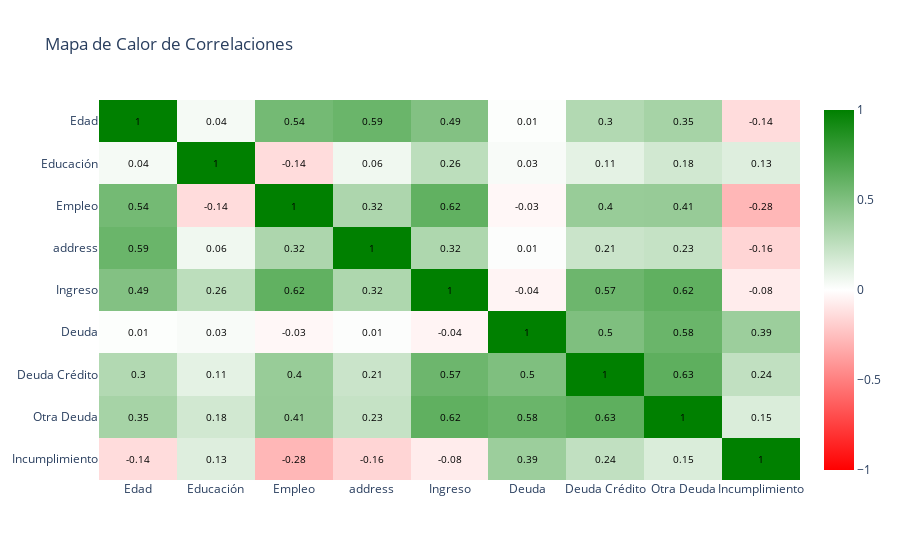
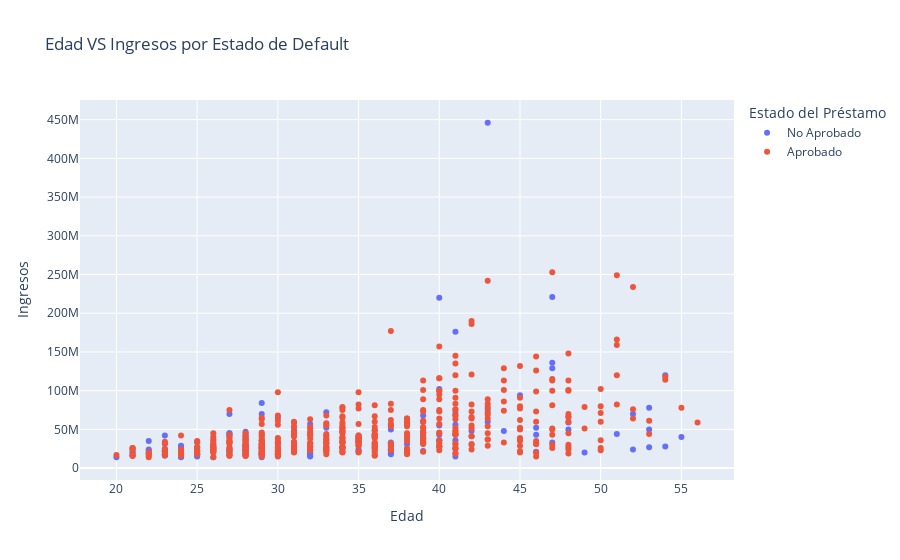
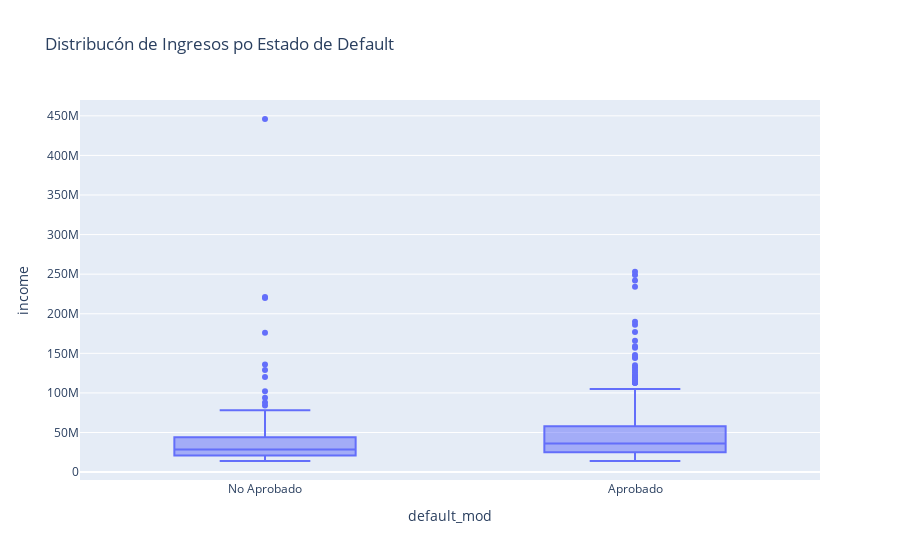
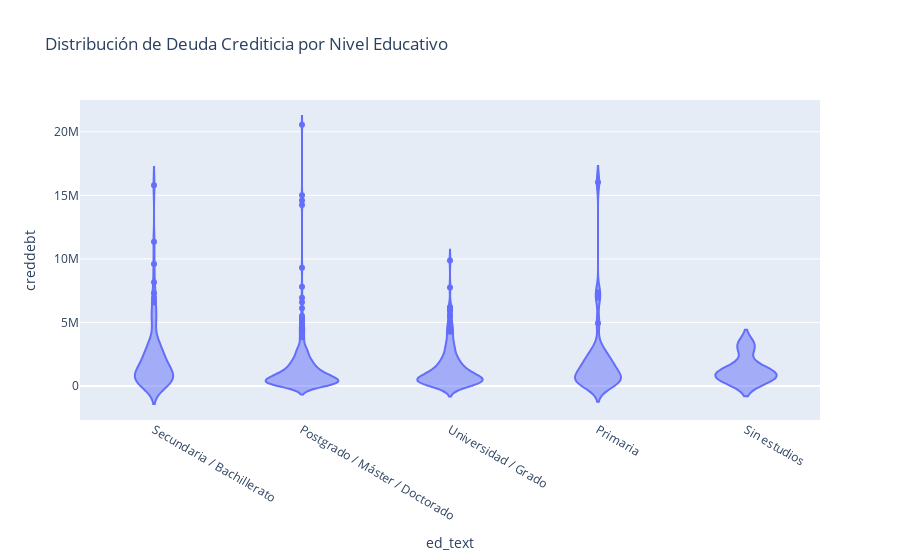

The notebook cell these images were saved under, in order:
### Markdown cell above
----- ANÁLISIS BIVARIANTE

### Code cell
def bivariante_analysis(df):
    print('=== Análisis Biriante===')
    
    default_cat= {
        0: 'Aprobado',
        1: 'No Aprobado'
    }
    # Crear una copia para no modificar el original
    df_plot = df_bank_loan.copy()
    df_plot['default_mod'] = df_plot['default'].map(default_cat)
    
    # Correlación entre variables 
    numeric_cols = df_bank_loan.select_dtypes(include=[np.number]).columns.tolist()
    corr_matrix = df_bank_loan[numeric_cols].corr()
    corr_matrix = corr_matrix.rename(columns={
    'age':'Edad',
    'ed':'Educación',
    'employ':'Empleo',
    'adress':'Dirección',
    'income':'Ingreso',
    'debtinc':'Deuda',
    'creddebt':'Deuda Crédito',
    'othdebt':'Otra Deuda',
    'default':'Incumplimiento'
    }, index={
        'age':'Edad',
        'ed':'Educación',
        'employ':'Empleo',
        'adress':'Dirección',
        'income':'Ingreso',
        'debtinc':'Deuda',
        'creddebt':'Deuda Crédito',
        'othdebt':'Otra Deuda',
        'default':'Incumplimiento'
    })

    
    fig = px.imshow(
        corr_matrix,
        text_auto=True,
        aspect='auto',
        title='Mapa de Calor de Correlaciones',
        color_continuous_scale=['red','white','green'],
        zmin=-1,
        zmax=1,
    )   
    fig.update_traces(
        text=np.round(corr_matrix.values,2),
        texttemplate='%{text}',
        textfont=dict(size=10, color='black'))  
    fig.show()
    
    # Relacion entre edad e ingresos
    fig = px.scatter(
        df_plot,x='age', y='income', color='default_mod',
        title='Edad VS Ingresos por Estado de Default',
        labels={'default_mod': 'Estado del Préstamo', 'age': 'Edad', 'income': 'Ingresos'},
        color_continuous_scale=['green','red'],
       
    )
    fig.show()
        
    #boxplot de ingresos por defeault
    fig = px.box(df_plot, x='default_mod', y='income',

                 title='Distribucón de Ingresos po Estado de Default'
    )
    fig.show()

    # Violin de deuda por educación
    fig = px.violin(
        df_bank_loan, x='ed_text', y='creddebt',
        title='Distribución de Deuda Crediticia por Nivel Educativo'
    )
    fig.show()
    
bivariante_analysis(df_bank_loan)

### Figure 1 — Plotly figure (JSON) as saved in the notebook; plotly's stock layout.template omitted (floating-point values rounded to 4 significant figures)
{"data": [{"coloraxis": "coloraxis", "hovertemplate": "x: %{x}<br>y: %{y}<br>color: %{z}<extra></extra>", "name": "0", "text": [[1.0, 0.04, 0.54, 0.59, 0.49, 0.01, 0.3, 0.35, -0.14], [0.04, 1.0, -0.14, 0.06, 0.26, 0.03, 0.11, 0.18, 0.13], [0.54, -0.14, 1.0, 0.32, 0.62, -0.03, 0.4, 0.41, -0.28], [0.59, 0.06, 0.32, 1.0, 0.32, 0.01, 0.21, 0.23, -0.16], [0.49, 0.26, 0.62, 0.32, 1.0, -0.04, 0.57, 0.62, -0.08], [0.01, 0.03, -0.03, 0.01, -0.04, 1.0, 0.5, 0.58, 0.39], [0.3, 0.11, 0.4, 0.21, 0.57, 0.5, 1.0, 0.63, 0.24], [0.35, 0.18, 0.41, 0.23, 0.62, 0.58, 0.63, 1.0, 0.15], [-0.14, 0.13, -0.28, -0.16, -0.08, 0.39, 0.24, 0.15, 1.0]], "textfont": {"color": "black", "size": 10}, "texttemplate": "%{text}", "type": "heatmap", "x": ["Edad", "Educación", "Empleo", "address", "Ingreso", "Deuda", "Deuda Crédito", "Otra Deuda", "Incumplimiento"], "xaxis": "x", "y": ["Edad", "Educación", "Empleo", "address", "Ingreso", "Deuda", "Deuda Crédito", "Otra Deuda", "Incumplimiento"], "yaxis": "y", "z": [[1.0, 0.0374, 0.5444, 0.5857, 0.4868, 0.01119, 0.3029, 0.3471, -0.1379], [0.0374, 1.0, -0.1373, 0.05864, 0.2619, 0.029, 0.1052, 0.1817, 0.1309], [0.5444, -0.1373, 1.0, 0.321, 0.6178, -0.03118, 0.4037, 0.4061, -0.2821], [0.5857, 0.05864, 0.321, 1.0, 0.3164, 0.01235, 0.209, 0.227, -0.163], [0.4868, 0.2619, 0.6178, 0.3164, 1.0, -0.04126, 0.5737, 0.6222, -0.07603], [0.01119, 0.029, -0.03118, 0.01235, -0.04126, 1.0, 0.5018, 0.5849, 0.3888], [0.3029, 0.1052, 0.4037, 0.209, 0.5737, 0.5018, 1.0, 0.6331, 0.2444], [0.3471, 0.1817, 0.4061, 0.227, 0.6222, 0.5849, 0.6331, 1.0, 0.1454], [-0.1379, 0.1309, -0.2821, -0.163, -0.07603, 0.3888, 0.2444, 0.1454, 1.0]]}], "layout": {"coloraxis": {"cmax": 1, "cmin": -1, "colorscale": [[0, "red"], [0.5, "white"], [1, "green"]]}, "title": {"text": "Mapa de Calor de Correlaciones"}, "xaxis": {"anchor": "y", "domain": [0, 1]}, "yaxis": {"anchor": "x", "autorange": "reversed", "domain": [0, 1]}}}

### Figure 2 — Plotly figure (JSON) as saved in the notebook; plotly's stock layout.template omitted (floating-point values rounded to 4 significant figures; data arrays with more than 128 entries replaced by an {"elided": "..."} marker saying what was removed)
{"data": [{"hovertemplate": "Estado del Préstamo=No Aprobado<br>Edad=%{x}<br>Ingresos=%{y}<extra></extra>", "legendgroup": "No Aprobado", "marker": {"color": "#636efa", "symbol": "circle"}, "mode": "markers", "name": "No Aprobado", "orientation": "v", "showlegend": true, "type": "scatter", "x": {"elided": "183 float values"}, "xaxis": "x", "y": {"elided": "183 float values"}, "yaxis": "y"}, {"hovertemplate": "Estado del Préstamo=Aprobado<br>Edad=%{x}<br>Ingresos=%{y}<extra></extra>", "legendgroup": "Aprobado", "marker": {"color": "#EF553B", "symbol": "circle"}, "mode": "markers", "name": "Aprobado", "orientation": "v", "showlegend": true, "type": "scatter", "x": {"elided": "515 float values"}, "xaxis": "x", "y": {"elided": "515 float values"}, "yaxis": "y"}], "layout": {"legend": {"title": {"text": "Estado del Préstamo"}, "tracegroupgap": 0}, "title": {"text": "Edad VS Ingresos por Estado de Default"}, "xaxis": {"anchor": "y", "domain": [0, 1], "title": {"text": "Edad"}}, "yaxis": {"anchor": "x", "domain": [0, 1], "title": {"text": "Ingresos"}}}}

### Figure 3 — Plotly figure (JSON) as saved in the notebook; plotly's stock layout.template omitted (floating-point values rounded to 4 significant figures; data arrays with more than 128 entries replaced by an {"elided": "..."} marker saying what was removed)
{"data": [{"alignmentgroup": "True", "hovertemplate": "default_mod=%{x}<br>income=%{y}<extra></extra>", "legendgroup": "", "marker": {"color": "#636efa"}, "name": "", "notched": false, "offsetgroup": "", "orientation": "v", "showlegend": false, "type": "box", "x": {"elided": "700 str values"}, "x0": " ", "xaxis": "x", "y": {"elided": "700 float values"}, "y0": " ", "yaxis": "y"}], "layout": {"boxmode": "group", "legend": {"tracegroupgap": 0}, "title": {"text": "Distribucón de Ingresos po Estado de Default"}, "xaxis": {"anchor": "y", "domain": [0, 1], "title": {"text": "default_mod"}}, "yaxis": {"anchor": "x", "domain": [0, 1], "title": {"text": "income"}}}}

### Figure 4 — Plotly figure (JSON) as saved in the notebook; plotly's stock layout.template omitted (floating-point values rounded to 4 significant figures; data arrays with more than 128 entries replaced by an {"elided": "..."} marker saying what was removed)
{"data": [{"alignmentgroup": "True", "box": {"visible": false}, "hovertemplate": "ed_text=%{x}<br>creddebt=%{y}<extra></extra>", "legendgroup": "", "marker": {"color": "#636efa"}, "name": "", "offsetgroup": "", "orientation": "v", "scalegroup": "True", "showlegend": false, "type": "violin", "x": {"elided": "700 str values"}, "x0": " ", "xaxis": "x", "y": {"elided": "700 int values"}, "y0": " ", "yaxis": "y"}], "layout": {"legend": {"tracegroupgap": 0}, "title": {"text": "Distribución de Deuda Crediticia por Nivel Educativo"}, "violinmode": "group", "xaxis": {"anchor": "y", "domain": [0, 1], "title": {"text": "ed_text"}}, "yaxis": {"anchor": "x", "domain": [0, 1], "title": {"text": "creddebt"}}}}
